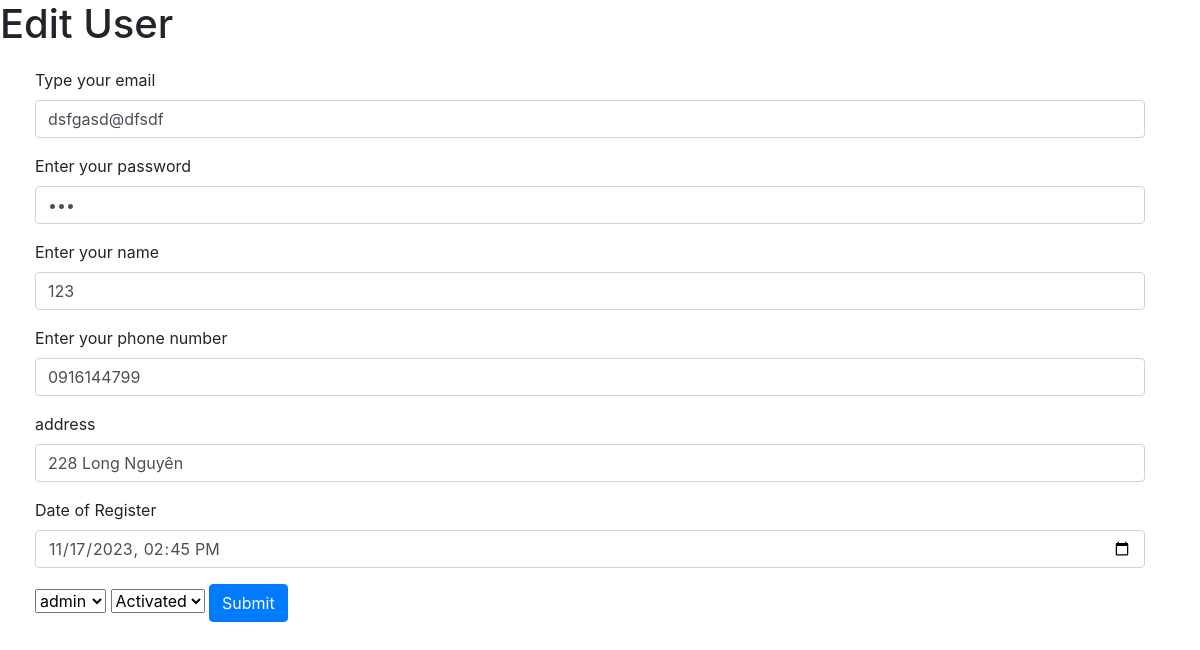
The page /edit.php?id=3 on the database its author committed.
### tables this page shows
CREATE TABLE `cse4542` (
  `id` int(20) NOT NULL,
  `email` varchar(255) NOT NULL,
  `password` varchar(255) NOT NULL,
  `fullName` varchar(255) NOT NULL,
  `phoneNumber` varchar(255) NOT NULL,
  `address` varchar(255) NOT NULL,
  `dateOfRegister` datetime NOT NULL,
  `type` varchar(255) NOT NULL,
  `status` varchar(255) NOT NULL
);

### edit.php (the view, shortened to what this page needs)
<html lang="en">
<head>
    <link rel="stylesheet" href="https://cdn.jsdelivr.net/npm/bootstrap@4.6.2/dist/css/bootstrap.min.css">
</head>
<body>
    <h1>Edit User</h1>
    <?php
    if (isset($_GET['id'])) {
        $conn = create_connect();
        $id = $_GET['id'];
        mysqli_set_charset($conn, "utf8");
        $sql = "SELECT * FROM `cse4542` WHERE id = " . $id;
        $results = mysqli_query($conn, $sql);
        $row = mysqli_fetch_assoc($results);
    ?>
        <div class="container mt-20">
            <form method="POST" action="<?php $_SERVER['PHP_SELF'] ?>">
                <div class="form-group">
                    <label for="email">Type your email</label>
                    <input type="email" class="form-control" id="exampleInputEmail1" aria-describedby="emailHelp" placeholder="Enter email" name="email" value="<?php if (isset($row['email'])) echo $row['email'] ?>">
                </div>
                <div class="form-group">
                    <label for="password">Enter your password</label>
                    <input type="Password" class="form-control" id="password" name="password" value="<?php if (isset($row['password'])) echo $row['password'] ?>">
                </div>
                <div class="form-group">
                    <label for="fullName">Enter your name</label>
                    <input type="text" class="form-control" id="fullName" name="fullName" value="<?php if (isset($row['fullName'])) echo $row['fullName'] ?>">
                </div>
                <div class="form-group">
                    <label for="phoneNumber">Enter your phone number</label>
                    <input type="text" class="form-control" name="phoneNumber" value="<?php if (isset($row['phoneNumber'])) echo $row['phoneNumber'] ?>">
                </div>
                <div class="form-group">
                    <label for="address">address</label>
                    <input type="text" class="form-control" id="address" name="address" value="<?php if (isset($row['address'])) echo $row['address'] ?>">
                </div>
                <div class="form-group">
                    <label for="register">Date of Register</label>
                    <input type="datetime-local" class="form-control" id="register" name="register" value="<?php if (isset($row['dateOfRegister'])) echo $row['dateOfRegister'] ?>">
                </div>
                <select class="form-select" name="type">
                    <option value="admin" <?php if (isset($row['type']) && $row['type'] == 'admin') echo 'selected="selected"'; ?>>admin</option>
                </select>
                <select id="status" name="status">
                    <option value="activated" <?php if (isset($row['status']) && $row['status'] == 'activated') echo 'selected="selected"'; ?>>Activated</option>
                </select>
                <button type="submit" name="submit" class="btn btn-primary">Submit</button>
            </form>
        <?php
    }
        ?>
        </div>
</body>
</html>

### edit.php (style rules this page uses)
.mt-20 { margin-top: 20px; margin-left: 20px; }

### rows shown on the page
cse4542: email "dsfgasd@dfsdf", fullName "123", phoneNumber "0916144799", address "228 Long Nguyên", register "11/17/2023 14:45", type "admin", status "Activated"
